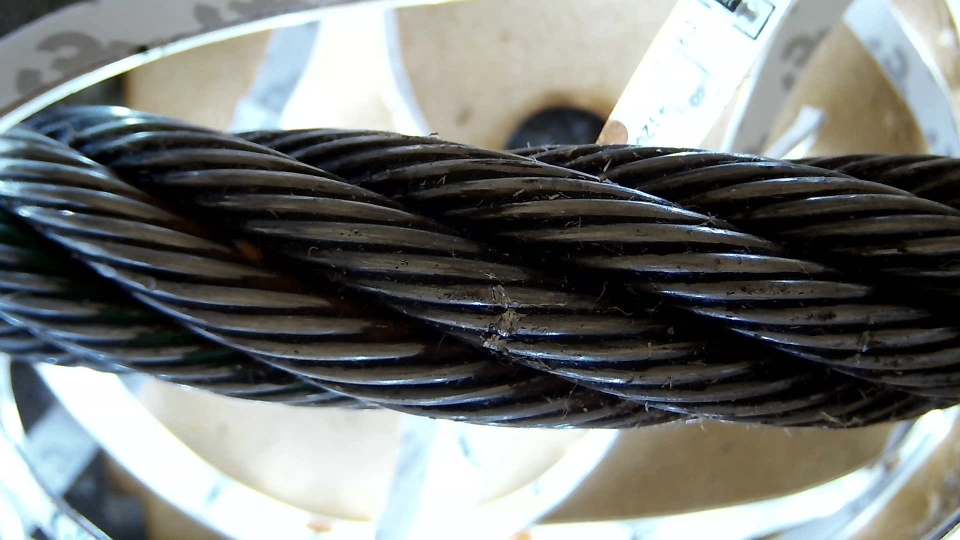
#> input picture Defect Detection/smallGrind.jpg, 1920 x 1080 px (shown at 1/2 size)
$ python Test.py   (older library calls are emulated)
#> lines starting #> are read from the running program, lines starting #| are printed output that depends on the picture; after the words box and inside, x2 and y2 are one past the last pixel; in counts of white or black regions, pixels touching at a corner belong together
import cv2
import numpy as np
import matplotlib.pyplot as plt
from scipy.spatial import distance as dist
from imutils import perspective
from imutils import contours
import argparse
import imutils
import re


def midpoint(ptA, ptB):
	return ((ptA[0] + ptB[0]) * 0.5, (ptA[1] + ptB[1]) * 0.5)

def detectWear(imgName):
	#Set image
#> called with imgName = 'smallGrind.jpg'
	img = cv2.imread(imgName, cv2.IMREAD_COLOR)
#> img is the input picture: shape (1080, 1920, 3); mean B, G, R 116.6, 118.9, 116
	gray = cv2.cvtColor(img, cv2.COLOR_BGR2GRAY)
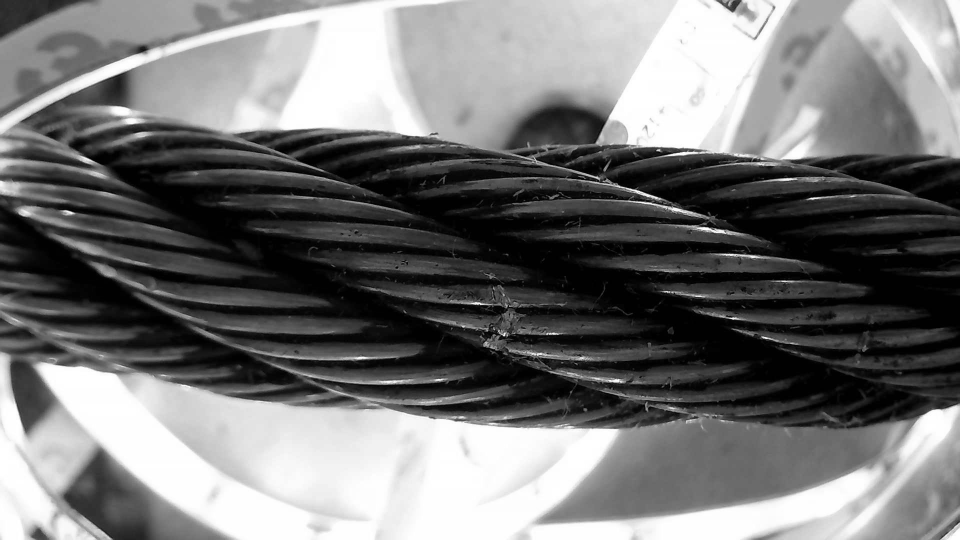
#> gray: shape (1080, 1920) (shown at 1/2 size); min 0, max 255, mean 117.8
	#gray = cv2.medianBlur(gray,5)
	#gray = cv2.GaussianBlur(gray, (7, 7), 0)
	gray = cv2.bilateralFilter(gray,7,40,80)
	lower_gray = np.array([40])
	upper_gray = np.array([200])
	mask = cv2.inRange(gray, lower_gray, upper_gray)
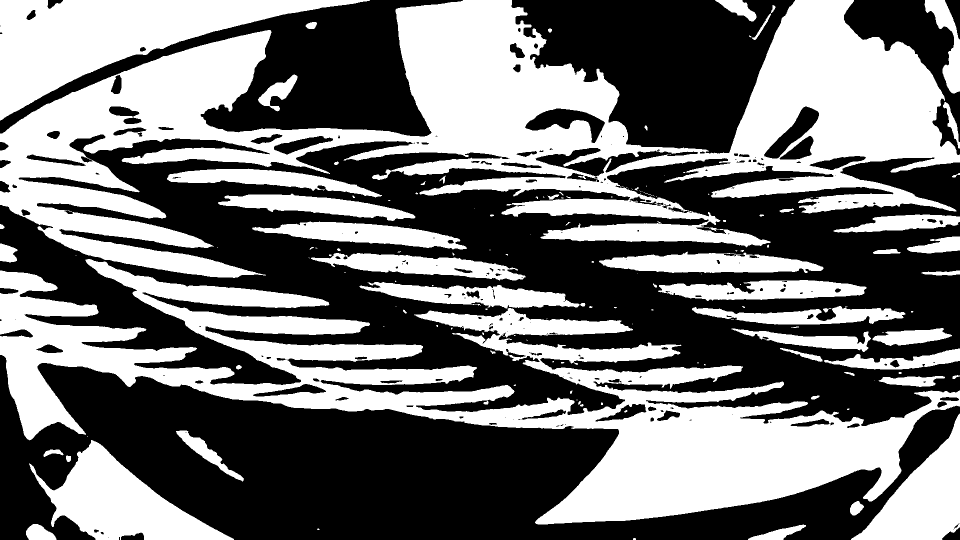
#> mask: shape (1080, 1920) (shown at 1/2 size); 45.5% white; 154 white regions (81 under 20 px), largest, box (x1, y1, x2, y2) and area: (0, 0, 1920, 556) 393397, (0, 518, 1920, 1049) 288971, (0, 0, 740, 241) 68112
	cv2.imshow('Mask', mask)

	cv2.imshow('Gray', gray)
	canny = cv2.Canny(gray, 400, 50)
#> canny: shape (1080, 1920); 1.2% white in thin lines or dots
	cv2.imshow('img', img)
	cv2.imshow('Canny', canny)

	#Find contours
	j = contoursEdges(canny, img)
#> in contoursEdges, `dilated = cv2.dilate(canny, kernel)`:
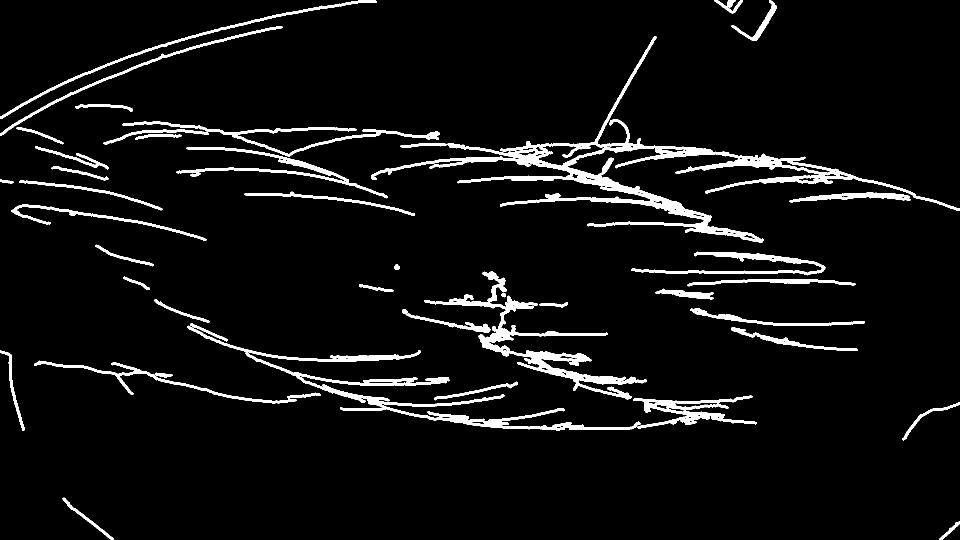
#> dilated: shape (1080, 1920) (shown at 1/2 size); 5.6% white; 45 white regions
#> in contoursEdges, `cnts= cv2.findContours(canny, cv2.RETR_TREE, cv2.CHAIN_APPROX_SIMPLE)`: cnts = 190 contours, 138 with area under 20; largest, box (x1, y1, x2, y2) and area: (1016, 593, 1073, 616) 166, (917, 347, 1422, 444) 134, (966, 659, 1025, 705) 132, (1000, 693, 1133, 744) 130, (1017, 603, 1038, 615) 116
#> the loop in contoursEdges, `for c in cnts:` made 190 passes
#> (tl, tr, br, bl, tltrX, tltrY, blbrX, blbrY) on passes 3 to 5: ([-11, 237], [550, 22], [562, 54], [0, 269], 269.5, 129.5, 281, 161.5), ([-12, 194], [738, -38], [751, 3], [0, 235], 363, 78, 375.5, 119), ([25, 417], [96, 452], [99, 446], [22, 423], 60.5, 434.5, 60.5, 434.5)
#> (printed output is left out)
#> after the loop in contoursEdges, `for c in cnts:`: i = 4
#> j = 4
	#Every issue will be marked for now
	with open("defects.txt", 'a') as filetowrite:
		filetowrite.write(" Wear")

	#cv2.destroyAllWindows();

	return j


def detectRust(imgName):
	#Set image
#> called with imgName = 'corr.png'
	img = cv2.imread(imgName, cv2.IMREAD_COLOR)
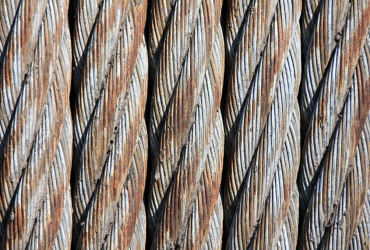
#> input picture Defect Detection/corr.png, 370 x 250 px
#> img is the input picture: shape (250, 370, 3); mean B, G, R 119.2, 127.2, 138.3
	hsv = cv2.cvtColor(img, cv2.COLOR_BGR2HSV)
#> hsv: shape (250, 370, 3); mean H, S, V 44.1, 49.7, 141
	lower_red = np.array([0, 70, 100])
	upper_red = np.array([21, 125, 255])
	mask = cv2.inRange(hsv, lower_red, upper_red)
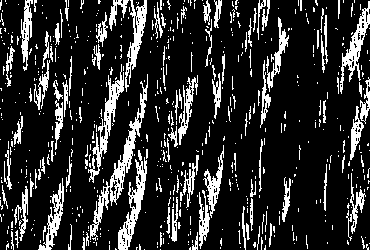
#> mask: shape (250, 370); 17.7% white; 625 white regions (513 under 20 px)
	res = cv2.bitwise_and(img, img, mask = mask)
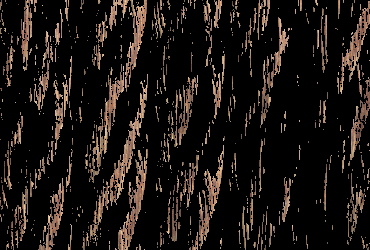
#> res: shape (250, 370, 3); mean B, G, R 18.4, 22.6, 28.7
	res2 = res
	cv2.imshow('mask', mask)
	cv2.imshow('img', img)

	#Find contours
	j = contoursMask(mask, img)

	with open("defects.txt", 'a') as filetowrite:
		filetowrite.write(" Rust\n")

def contoursMask(mask, img):
	cnts = cv2.findContours(mask, cv2.RETR_TREE, cv2.CHAIN_APPROX_NONE)
#> cnts = 894 contours, 824 with area under 20; largest, box (x1, y1, x2, y2) and area: (90, 74, 148, 241) 1154, (118, 150, 147, 250) 860, (88, 64, 124, 183) 758, (340, 1, 370, 94) 694, (125, 0, 147, 92) 604
	cnts = imutils.grab_contours(cnts)

	#returns 3 values, only need one (contours)
	#contours, _ = cv2.findContours(mask, cv2.RETR_TREE, cv2.CHAIN_APPROX_NONE)
	cnts = cv2.findContours(mask, cv2.RETR_EXTERNAL, cv2.CHAIN_APPROX_NONE)
#> cnts = 625 contours, 571 with area under 20; largest, box (x1, y1, x2, y2) and area: (90, 74, 148, 241) 1154, (118, 150, 147, 250) 860, (88, 64, 124, 183) 758, (340, 1, 370, 94) 694, (125, 0, 147, 92) 604
	cnts = imutils.grab_contours(cnts)

	#sort contours
	(cnts, _) = contours.sort_contours(cnts)
	pixelsPerMetric = None

	#Here is where I will create a loop for the 4 photos

	# loop counter
	j = 0
	# loop over the contours individually
	for c in cnts:
		# if the contour is not sufficiently large, ignore it
		if cv2.contourArea(c) < 10 and cv2.contourArea(c) > 100:
			continue

		# compute the rotated bounding box of the contour
		orig = img.copy()
		box = cv2.minAreaRect(c)
		box = cv2.cv.BoxPoints(box) if imutils.is_cv2() else cv2.boxPoints(box)
		box = np.array(box, dtype="int")

		# order the points in the contour such that they appear
		# in top-left, top-right, bottom-right, and bottom-left
		# order, then draw the outline of the rotated bounding
		# box
		box = perspective.order_points(box)
		cv2.drawContours(orig, [box.astype("int")], -1, (0, 255, 0), 2)

		# loop over the original points and draw them
		for (x, y) in box:
			cv2.circle(orig, (int(x), int(y)), 5, (0, 0, 255), -1)

		# unpack the ordered bounding box, then compute the midpoint
		# between the top-left and top-right coordinates, followed by
		# the midpoint between bottom-left and bottom-right coordinates
		(tl, tr, br, bl) = box
		(tltrX, tltrY) = midpoint(tl, tr)
		(blbrX, blbrY) = midpoint(bl, br)

		# compute the midpoint between the top-left and top-right points,
		# followed by the midpoint between the top-righ and bottom-right
		(tlblX, tlblY) = midpoint(tl, bl)
		(trbrX, trbrY) = midpoint(tr, br)

		# draw the midpoints on the image
		cv2.circle(orig, (int(tltrX), int(tltrY)), 5, (255, 0, 0), -1)
		cv2.circle(orig, (int(blbrX), int(blbrY)), 5, (255, 0, 0), -1)
		cv2.circle(orig, (int(tlblX), int(tlblY)), 5, (255, 0, 0), -1)
		cv2.circle(orig, (int(trbrX), int(trbrY)), 5, (255, 0, 0), -1)

		# draw lines between the midpoints
		cv2.line(orig, (int(tltrX), int(tltrY)), (int(blbrX), int(blbrY)),
			(255, 0, 255), 2)
		cv2.line(orig, (int(tlblX), int(tlblY)), (int(trbrX), int(trbrY)),
			(255, 0, 255), 2)

		# compute the Euclidean distance between the midpoints
		dA = dist.euclidean((tltrX, tltrY), (blbrX, blbrY))
		dB = dist.euclidean((tlblX, tlblY), (trbrX, trbrY))
		dY = dist.euclidean(tl,bl) #Y
		dX = dist.euclidean(bl, br) #X
		dC = dist.euclidean(bl, tr) #aCross
		# [11 lines of commented-out code are left out]
		if dY < 10 or dX < 10:
			continue


		# show the output image
		cv2.imshow("Image", orig)
		cv2.waitKey(0)

		j+=1
#> this loop made 625 passes
#> c on passes 5, 11, 12: [[0, 108]], [[1, 177], [1, 178]], [[1, 117]]
#> orig: shape (250, 370, 3)

	return j;


def contoursEdges(canny, img):
	kernel = cv2.getStructuringElement(cv2.MORPH_ELLIPSE,(5,5))
	dilated = cv2.dilate(canny, kernel)
	cnts= cv2.findContours(canny, cv2.RETR_TREE, cv2.CHAIN_APPROX_SIMPLE)
	cnts = imutils.grab_contours(cnts)

	#sort contours
	(cnts, _) = contours.sort_contours(cnts)
	pixelsPerMetric = None

	# loop over the contours individually
	i = 0
	for c in cnts:
		# if the contour is not sufficiently large, ignore it
		if cv2.contourArea(c) < 10 or cv2.contourArea(c) > 200:
			continue

		# compute the rotated bounding box of the contour
		orig = img.copy()
		box = cv2.minAreaRect(c)
		box = cv2.cv.BoxPoints(box) if imutils.is_cv2() else cv2.boxPoints(box)
		box = np.array(box, dtype="int")

		# order the points in the contour such that they appear
		# in top-left, top-right, bottom-right, and bottom-left
		# order, then draw the outline of the rotated bounding
		# box
		box = perspective.order_points(box)
		cv2.drawContours(orig, [box.astype("int")], -1, (0, 255, 0), 2)

		# loop over the original points and draw them
		for (x, y) in box:
			cv2.circle(orig, (int(x), int(y)), 5, (0, 0, 255), -1)

		# unpack the ordered bounding box, then compute the midpoint
		# between the top-left and top-right coordinates, followed by
		# the midpoint between bottom-left and bottom-right coordinates
		(tl, tr, br, bl) = box
		(tltrX, tltrY) = midpoint(tl, tr)
		(blbrX, blbrY) = midpoint(bl, br)

		# compute the midpoint between the top-left and top-right points,
		# followed by the midpoint between the top-righ and bottom-right
		(tlblX, tlblY) = midpoint(tl, bl)
		(trbrX, trbrY) = midpoint(tr, br)

		# draw the midpoints on the image
		cv2.circle(orig, (int(tltrX), int(tltrY)), 5, (255, 0, 0), -1)
		cv2.circle(orig, (int(blbrX), int(blbrY)), 5, (255, 0, 0), -1)
		cv2.circle(orig, (int(tlblX), int(tlblY)), 5, (255, 0, 0), -1)
		cv2.circle(orig, (int(trbrX), int(trbrY)), 5, (255, 0, 0), -1)

		# draw lines between the midpoints
		cv2.line(orig, (int(tltrX), int(tltrY)), (int(blbrX), int(blbrY)),
			(255, 0, 255), 2)
		cv2.line(orig, (int(tlblX), int(tlblY)), (int(trbrX), int(trbrY)),
			(255, 0, 255), 2)

		# compute the Euclidean distance between the midpoints
		dA = dist.euclidean((tltrX, tltrY), (blbrX, blbrY))
		dB = dist.euclidean((tlblX, tlblY), (trbrX, trbrY))
		dY = dist.euclidean(tl,bl) #Y
		dX = dist.euclidean(bl, br) #X
		dC = dist.euclidean(bl, tr) #aCross
		#print (dC)
		print (cv2.contourArea(c), " X:", dB, " Y:", dA)
		print (bl, ", ", br)
		#Only within possible wire y values
		if bl[1] < 400 or bl[1] > 800 or br[1] < 400 or br[1] > 800:
			continue

		#Only within possible wire x values
		if bl[0] < 150 or br[0] > 1820 or br[0] < 150 or bl[0] > 1820:
			continue

		#Only reasonable damage possibilities
		if dA < 10 or dB < 10:
			continue

		#Remove most horizontal edges
		if (dB/3) > dA:
			continue


		# show the output image
		cv2.imshow("Image", orig)
		cv2.waitKey(0)

		i+=1
	return(i)


imgName1 = "corr.png"
imgName2 = "smallGrind.jpg"
imgName3 = "Undamaged.jpg"
imgName4 = "Grind.jpg"

curName = imgName2;
# set up basic file stuff
output = "defects.txt"
with open(output, 'w+') as filetowrite:
	filetowrite.write(curName);

detectWear(curName)

detectRust(imgName1)


mat = cv2.imread(imgName3, cv2.IMREAD_COLOR)
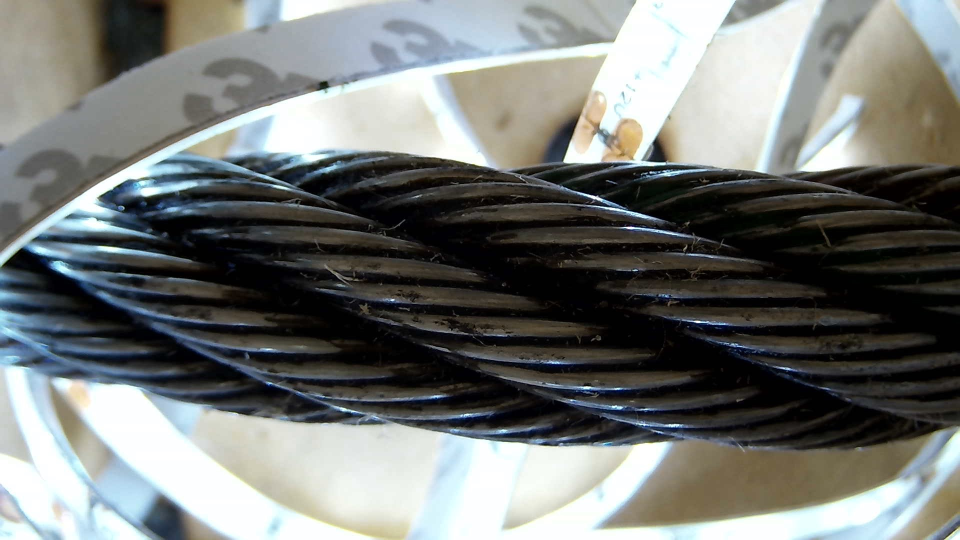
#> input picture Defect Detection/Undamaged.jpg, 1920 x 1080 px (shown at 1/2 size)
#> mat is the input picture: shape (1080, 1920, 3); mean B, G, R 116.9, 119.3, 116.4
umat = cv2.UMat(mat)
#laplacian = cv2.Laplacian(umat, cv2.CV_64F)
#cv2.imshow('laplacian', laplacian)


cv2.waitKey(0)

cv2.destroyAllWindows();
